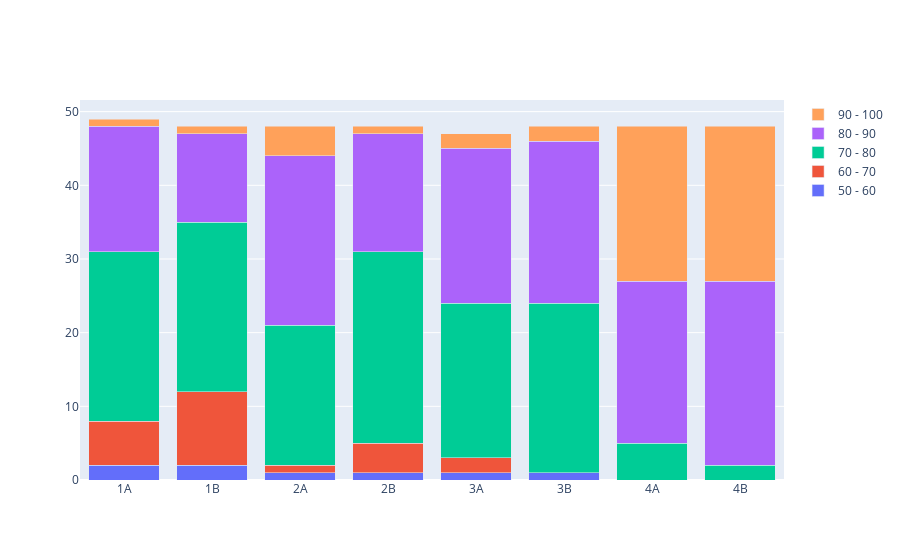

The code cell stored with this chart in its notebook:
### Markdown cell above
# insights on term averages

### Code cell
column_names = ["What was your term average in 1A? ", "What was your term average in 1B? ", "What was your term average in 2A? ", "What was your term average in 2B? ", "What was your term average in 3A? ", "What was your term average in 3B? ", "What was your term average in 4A? ", "What was your term average in 4B? "]

labels = ["1A", "1B", "2A", "2B", "3A", "3B", "4A", "4B"]
dist = collections.defaultdict(list)
data = []

for col in column_names:
    term = dataframe[col].value_counts(dropna=True)
    for rng, v in term.items():
        dist[rng].append(v)

dist['60 - 70'].extend([0,0,0])
dist['50 - 60'].extend([0,0])

counter = 0
for rng, values in sorted(dist.items()):
    data.append(go.Bar(name=rng, x=labels, y=values))
    counter+=1

fig = go.Figure(data=data)
fig.update_layout(barmode='stack')

fig.show()

### Figure 1 — Plotly figure (JSON) as saved in the notebook; plotly's stock layout.template omitted (floating-point values rounded to 4 significant figures)
{"data": [{"name": "50 - 60", "type": "bar", "x": ["1A", "1B", "2A", "2B", "3A", "3B", "4A", "4B"], "y": [2, 2, 1, 1, 1, 1, 0, 0]}, {"name": "60 - 70", "type": "bar", "x": ["1A", "1B", "2A", "2B", "3A", "3B", "4A", "4B"], "y": [6, 10, 1, 4, 2, 0, 0, 0]}, {"name": "70 - 80", "type": "bar", "x": ["1A", "1B", "2A", "2B", "3A", "3B", "4A", "4B"], "y": [23, 23, 19, 26, 21, 23, 5, 2]}, {"name": "80 - 90", "type": "bar", "x": ["1A", "1B", "2A", "2B", "3A", "3B", "4A", "4B"], "y": [17, 12, 23, 16, 21, 22, 22, 25]}, {"name": "90 - 100", "type": "bar", "x": ["1A", "1B", "2A", "2B", "3A", "3B", "4A", "4B"], "y": [1, 1, 4, 1, 2, 2, 21, 21]}], "layout": {"barmode": "stack"}}
